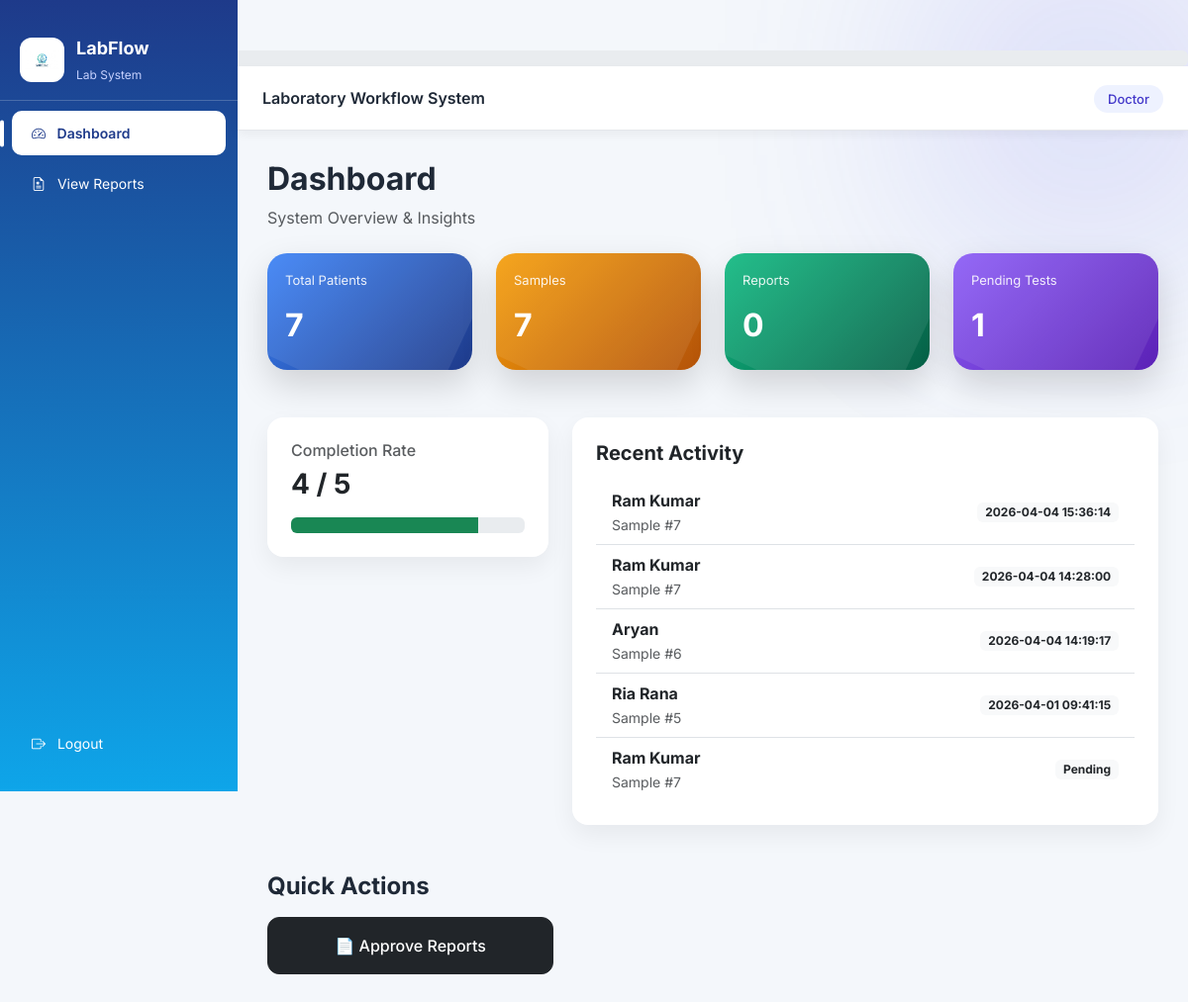
The app's page /dashboard.php (signed in) with its own data.
### tables this page shows
CREATE TABLE `sample_test` (
  `sample_test_id` int(11) NOT NULL,
  `sample_id` int(11) DEFAULT NULL,
  `test_id` int(11) DEFAULT NULL,
  `result_value` varchar(50) DEFAULT NULL,
  `performed_at` datetime DEFAULT NULL
);

CREATE TABLE `patient` (
  `patient_id` int(11) NOT NULL,
  `patient_name` varchar(100) NOT NULL,
  `date_of_birth` date DEFAULT NULL,
  `gender` enum('Male','Female','Other') DEFAULT NULL,
  `contact_number` varchar(15) DEFAULT NULL,
  `email` varchar(100) DEFAULT NULL,
  `address` text DEFAULT NULL,
  `registration_date` date NOT NULL
);

CREATE TABLE `sample` (
  `sample_id` int(11) NOT NULL,
  `sample_type` varchar(50) NOT NULL,
  `collection_date` datetime NOT NULL,
  `sample_status` varchar(30) NOT NULL,
  `patient_id` int(11) NOT NULL
);

### dashboard.php (the view, shortened to what this page needs)
<?php
include "db.php";
include "header.php";
$patients = $conn->query("SELECT COUNT(*) as total FROM patient")->fetch_assoc()['total'];
$samples = $conn->query("SELECT COUNT(*) as total FROM sample")->fetch_assoc()['total'];
$reports = $conn->query("SELECT COUNT(*) as total FROM report")->fetch_assoc()['total'];
$pending_tests = $conn->query("SELECT COUNT(*) as total FROM sample_test WHERE result_value IS NULL")->fetch_assoc()['total'];
$completed_tests = $conn->query("SELECT COUNT(*) as total FROM sample_test WHERE result_value IS NOT NULL")->fetch_assoc()['total'];
$role = $_SESSION["role"];
?>
<h2 class="fw-bold">Dashboard</h2>
<p class="text-muted mb-4">System Overview & Insights</p>
<div class="row g-4">
<div class="col-md-3">
<div class="dashboard-card card-blue">
<p>Total Patients</p>
<h2><?= $patients ?></h2>
</div>
</div>
<div class="col-md-3">
<div class="dashboard-card card-orange">
<p>Samples</p>
<h2><?= $samples ?></h2>
</div>
</div>
<div class="col-md-3">
<div class="dashboard-card card-green">
<p>Reports</p>
<h2><?= $reports ?></h2>
</div>
</div>
<div class="col-md-3">
<div class="dashboard-card card-purple">
<p>Pending Tests</p>
<h2><?= $pending_tests ?></h2>
</div>
</div>
</div>
<div class="row mt-4 g-4">
<div class="col-md-4">
<div class="card p-4">
<h6 class="text-muted">Completion Rate</h6>
<h3 class="fw-bold">
<?= $completed_tests ?> / <?= ($completed_tests + $pending_tests) ?>
</h3>
<div class="progress mt-2">
<div class="progress-bar bg-success" style="width: <?= ($completed_tests*100)/max(1,($completed_tests+$pending_tests)) ?>%"></div>
</div>
</div>
</div>
<div class="col-md-8">
<div class="card p-4">
<h5 class="fw-bold mb-3">Recent Activity</h5>
<?php
$recent = $conn->query("
SELECT p.patient_name, s.sample_id, st.performed_at
FROM sample_test st
JOIN sample s ON st.sample_id = s.sample_id
JOIN patient p ON s.patient_id = p.patient_id
ORDER BY st.performed_at DESC LIMIT 5
");
?>
<?php if($recent->num_rows > 0): ?>
<ul class="list-group list-group-flush">
<?php while($row = $recent->fetch_assoc()): ?>
<li class="list-group-item d-flex justify-content-between align-items-center">
<div>
<strong><?= $row['patient_name'] ?></strong>
<br>
<small class="text-muted">Sample #<?= $row['sample_id'] ?></small>
</div>
<span class="badge bg-light text-dark">
<?= $row['performed_at'] ?? 'Pending' ?>
</span>
</li>
<?php endwhile; ?>
</ul>
<?php else: ?>
<div class="empty-state">No recent activity</div>
<?php endif; ?>
</div>
</div>
</div>
<div class="mt-5">
<h4 class="fw-bold mb-3">Quick Actions</h4>
<div class="row g-3">
<?php if ($role == "Receptionist"): ?>
<div class="col-md-4">
<a href="receptionist/add_patient.php" class="btn btn-primary w-100 p-3">
➕ Register Patient
</a>
</div>
<div class="col-md-4">
<a href="receptionist/add_sample.php" class="btn btn-warning w-100 p-3">
🧪 Create Sample
</a>
</div>
<?php elseif ($role == "Doctor"): ?>
<div class="col-md-4">
<a href="doctor/view_reports.php" class="btn btn-dark w-100 p-3">
📄 Approve Reports
</a>
</div>
<?php endif; ?>
</div>
</div>
<?php include "footer.php"; ?>

### assets/css/style.css (style rules this page uses)
body { font-family: "Inter", "Segoe UI", sans-serif; background:#f4f7fb; color:#1f2937; }
* { transition: background 0.2s ease, transform 0.2s ease, box-shadow 0.2s ease; }
html { scroll-behavior:smooth; }
.card { border:none; border-radius:16px; box-shadow:0 10px 25px rgba(0,0,0,0.06); overflow:hidden; }
.dashboard-card { border-radius:20px; padding:18px; color:white; box-shadow:0 15px 35px rgba(0,0,0,0.15); position:relative; overflow:hidden; }
.dashboard-card::after { content:""; position:absolute; width:150%; height:150%; background:rgba(255,255,255,0.08); top:-50%; left:-50%; transform:rotate(25deg); }
.dashboard-card p { font-size:13px; opacity:0.9; }
.dashboard-card h2 { font-size:32px; font-weight:700; }
.card-blue { background: linear-gradient(135deg,#3b82f6,#1e3a8a); }
.card-orange { background: linear-gradient(135deg,#f59e0b,#b45309); }
.card-green { background: linear-gradient(135deg,#10b981,#065f46); }
.card-purple { background: linear-gradient(135deg,#8b5cf6,#5b21b6); }
.btn { border-radius:12px; padding:10px 16px; font-weight:500; }
body::before { content:""; position:fixed; width:300px; height:300px; background:#6366f1; filter:blur(120px); top:-50px; right:-50px; opacity:0.2; z-index:-1; }

### records on screen
sample_test: patient.patient_name "Ram Kumar", sample.sample_id "7", performed_at "2026-04-04 15:36:14"
sample_test: patient.patient_name "Ram Kumar", sample.sample_id "7", performed_at "2026-04-04 14:28:00"
sample_test: patient.patient_name "Aryan", sample.sample_id "6", performed_at "2026-04-04 14:19:17"
sample_test: patient.patient_name "Ria Rana", sample.sample_id "5", performed_at "2026-04-01 09:41:15"
sample_test: patient.patient_name "Ram Kumar", sample.sample_id "7", performed_at "Pending"

### other values on screen
$_SESSION["role"] "Doctor"
$patients "7"
$samples "7"
$reports "0"
$pending_tests "1"
$completed_tests "4"
$completed_tests + $pending_tests "5"
